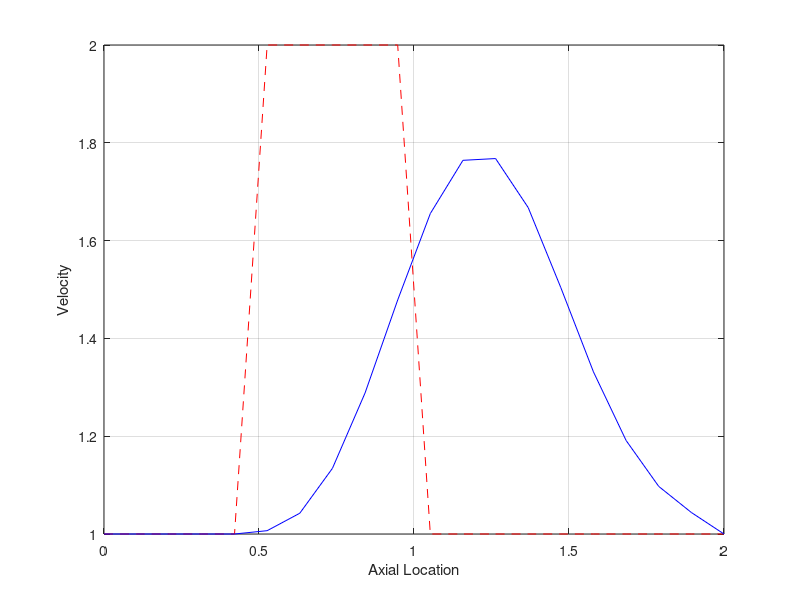

The MATLAB source for this figure:
%% CFD Boston University Course -------------------------------------------
% Step 1 of 12 to Navier Stokes Code: One Dimmensional Linear Covection
%
% Governing Equation: 
% \frac{\partial{u}}{\partial{t}} + c\frac{\partial u}{\partial x} = 0
%
% This code is the first simplest CFD problem, which is essentially a wave
% propagation problem. This is an explicit time marching - upwind method 
% with a FD in time (n) and a BD in space (i)
%
% Discretization is: 
% \frac{u^{n+1}_{i} - u^{n}_{i}}{\Delta t} + C\frac{u^n_i - u^n_{i-1}}{\Delta x} = 0
%
% Solve Discretization for single unknown of the n+1 time variable and
% apply numberical method.
%
% Numerical Representation:
% u^{n+1}_i = u^n_i - c\frac{\Delta t}{\Delta x}(u^n_i - u^n_{i-1})
%
% Inputs: Boundary Conditions, Initial Conditions, and Grid
%
% Outputs: Final Plots of Results
%
% Created By:           Joseph Connolly
% Created On:           11/27/2011
%
% Modified On:
%
% -------------------------------------------------------------------------

%% Clear Old Data
clear all;close all;

%% Simulation Time Setup
nt = 50;
dt = 0.01;

%% Constants Setup
c = 1;

%% Grid Setup
nx = 20;
x_final = 2;
dx = x_final/(nx - 1);
x = 0:dx:x_final;

%% Initial Conditions
for i = 1:nx
    if x(i) >= 0.5 && x(i) <= 1;
        u(i) = 2;
    else
        u(i) = 1;
    end
end

%% Plot Initial Condition
figure(1);
plot(x,u,'--r');grid on;
xlabel('Axial Location')
ylabel('Velocity')
hold on;

%% Numerical Method (FD - Time, BD - Spacial)
for it = 1:nt
    un = u;
    for i = 2:nx-1
        u(i) = un(i) - c*(dt/dx)*(un(i) - un(i - 1));
    end
end

%% Plot Simulated Steady State Condition
figure(1); hold on;
plot(x,u,'b');grid on;
xlabel('Axial Location')
ylabel('Velocity')